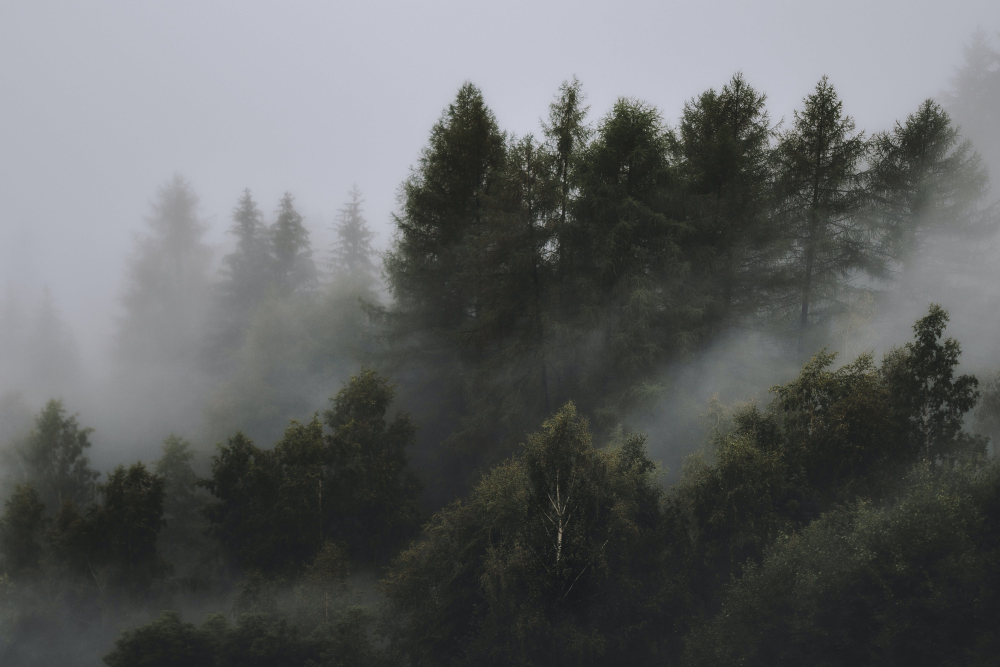
#> input picture pexels-eberhard-grossgasteiger-1367192.jpg, 4000 x 2666 px (shown at 1/4 size)
$ jupyter execute lossless.ipynb
#> lines starting #> are read from the running program, lines starting #| are printed output that depends on the picture
[cell 1]
import numpy as np
import zlib
import matplotlib.pyplot as plt
from PIL import Image
import io

[cell 2]
def lossless_compress_decompress(image_path):
    # Read the original image in grayscale
    original_image = Image.open(image_path).convert('L')
    original_image_np = np.array(original_image)

    # Convert the image to bytes
    image_bytes = original_image_np.tobytes()

    # Calculate the original size in kilobytes
    original_size_kb = len(image_bytes) / 1024
#> original_size_kb = 10414.1

    # Compress the image
    compressed_image = zlib.compress(image_bytes)

    # Calculate the compressed size in kilobytes
    compressed_size_kb = len(compressed_image) / 1024
#> compressed_size_kb = 4613.2

    # Decompress the image
    decompressed_bytes = zlib.decompress(compressed_image)

    # Convert bytes back to image
    decompressed_image = np.frombuffer(decompressed_bytes, dtype=np.uint8).reshape(original_image_np.shape)

    # Display the original and decompressed images
    fig, ax = plt.subplots(1, 2, figsize=(10, 5))
    ax[0].imshow(original_image_np, cmap='gray')
    ax[0].set_title('Original Image')
    ax[1].imshow(decompressed_image, cmap='gray')
    ax[1].set_title('Decompressed Image')
    plt.show()
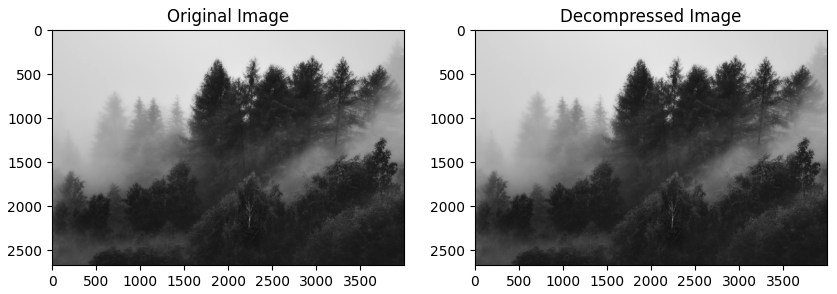
#> figure drawn by matplotlib, 2 panels

    # Display file sizes
    print(f"Original Image Size: {original_size_kb:.2f} KB")
#| Original Image Size: 10414.06 KB
    print(f"Compressed Image Size: {compressed_size_kb:.2f} KB")
#| Compressed Image Size: 4613.20 KB

    # Verify if the decompression is lossless
    if np.array_equal(original_image_np, decompressed_image):
        print("The decompression is lossless.")
    else:
        print("The decompression is not lossless.")

[cell 3]
lossless_compress_decompress('pexels-eberhard-grossgasteiger-1367192.jpg')

[cell 4]
lossless_compress_decompress('image.png')
#> call 2 of lossless_compress_decompress, with image_path = 'image.png'
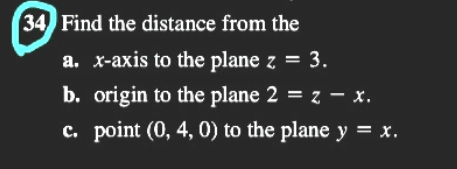
#> input picture image.png, 457 x 169 px
#> in lossless_compress_decompress (call 2), `original_size_kb = len(image_bytes) / 1024`: original_size_kb = 75.42
#> in lossless_compress_decompress (call 2), `compressed_size_kb = len(compressed_image) / 1024`: compressed_size_kb = 21.04
#> in lossless_compress_decompress (call 2), `plt.show()`:
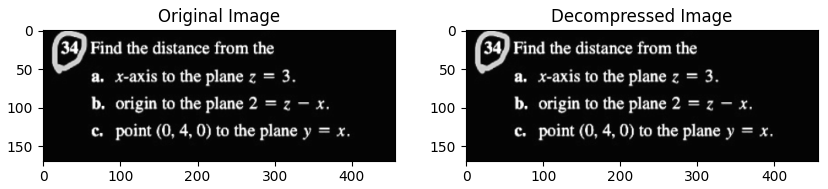
#> figure drawn by matplotlib, 2 panels
#| Original Image Size: 75.42 KB
#| Compressed Image Size: 21.04 KB
